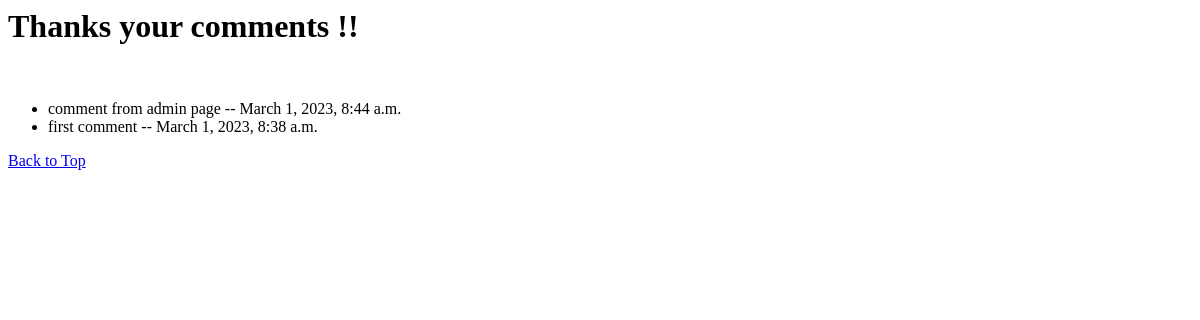
Page /polls/comment/ on the earlier database version.
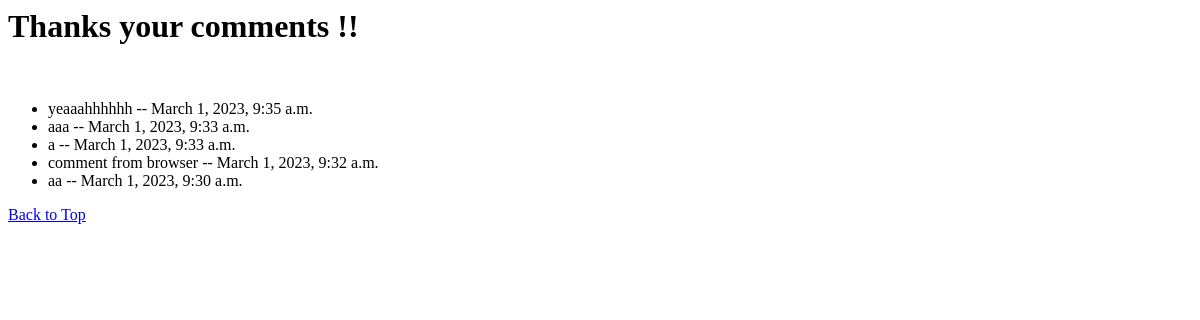
Same page on the later database version.
### polls/models.py (models this page shows, shortened)
class Comment(models.Model):
    comment_text = models.TextField(max_length=300)
    comment_date = models.DateTimeField('date published')

### polls/views.py (the view)
# urls.py: path('comment/', views.CommentView.as_view(), name='comment'),
class CommentView(generic.ListView):
    template_name = 'polls/comment.html'
    context_object_name = 'latest_comment_list'
    def get_queryset(self):
        return Comment.objects.order_by('-comment_date')[:5]

### polls/templates/polls/comment.html (shortened to what this page needs)
<h1> Thanks your comments !!</h1>
{% if latest_comment_list %}
    <ul>
    {% for comment in latest_comment_list %}
    <li>{{ comment.comment_text }} -- {{ comment.comment_date }}</li>    {% endfor %}
    </ul>
{% else %}
    <p>No comments</p>
{% endif %}
<p><a href="{% url 'polls:index' %}">Back to Top</a></p>

Differences in the rows shown:
no longer on this page (row unchanged): Comment: comment_text "comment from admin page", comment_date "March 1, 2023, 8:44 a.m."
no longer on this page (row unchanged): Comment: comment_text "first comment", comment_date "March 1, 2023, 8:38 a.m."
added Comment: comment_text "yeaaahhhhhh", comment_date "March 1, 2023, 9:35 a.m."
added Comment: comment_text "aaa", comment_date "March 1, 2023, 9:33 a.m."
added Comment: comment_text "a", comment_date "March 1, 2023, 9:33 a.m."
added Comment: comment_text "comment from browser", comment_date "March 1, 2023, 9:32 a.m."
added Comment: comment_text "aa", comment_date "March 1, 2023, 9:30 a.m."
